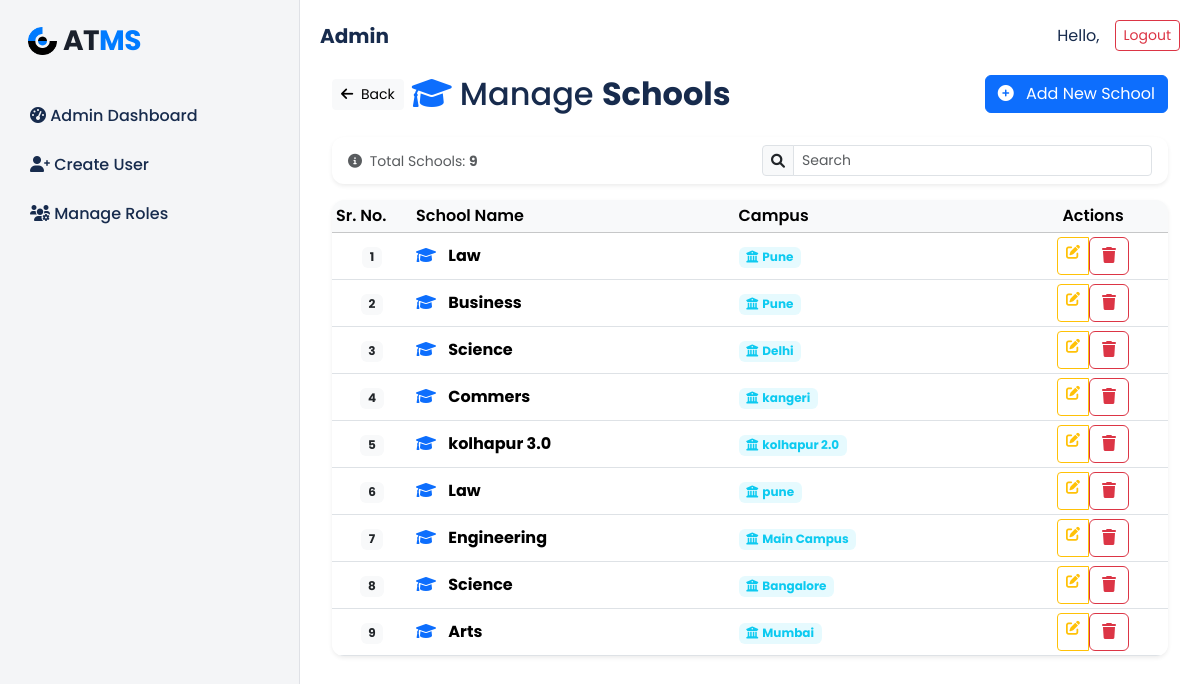
Page /accounts/school/ on the earlier database version.
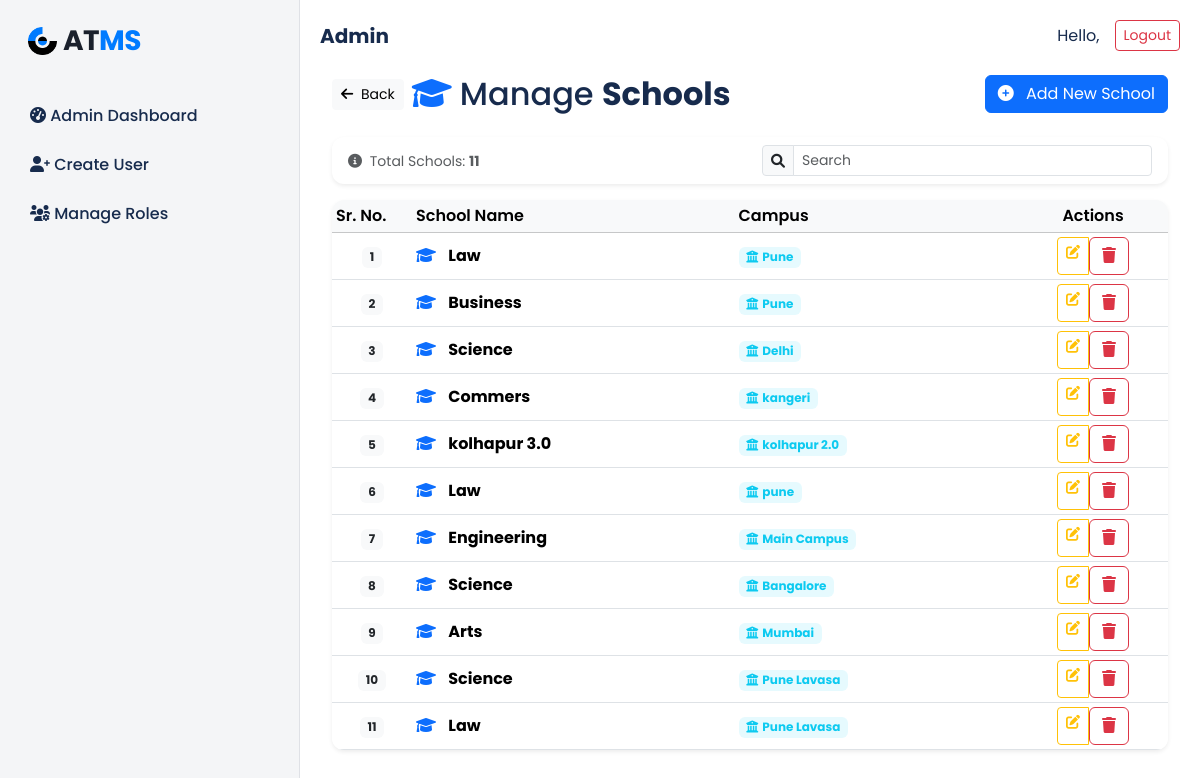
Same page on the later database version.
### accounts/models.py (models this page shows, shortened)
class School(models.Model):
    name = models.CharField(max_length=255)
    campus = models.ForeignKey(Campus, on_delete=models.CASCADE)

class Campus(models.Model):
    name = models.CharField(max_length=255)

### accounts/views.py (the view, shortened to what this page needs)
# urls.py: path('school/', views.school_crud, name='school_crud'),
def school_crud(request):
    schools = School.objects.select_related('campus').all()
    campuses = Campus.objects.all()
    return render(request, 'accounts/school_crud.html', {'schools': schools, 'campuses': campuses})

### accounts/context_processors.py (called while the page is built)
def all_projects(request):
    projects = Project.objects.all()
    return {'projects': projects}

def global_teams_and_students(request):
    teams = Team.objects.all()
    students = User.objects.filter(role='staff')
    return {
        'teams': teams,
        'students': students
    }

### accounts/templates/accounts/school_crud.html (shortened to what the changed rows need)
{% extends 'admin_base.html' %}
{% load static %}
{% block content %}
<div class="container-xl mt-4">
    <div class="row mb-4 align-items-center">
        <div class="col-sm-6 d-flex align-items-center gap-2">
            <h2 class="mb-0"><i class="fa fa-graduation-cap me-2 text-primary"></i>Manage <b>Schools</b></h2>
        </div>
    </div>
    <div class="card shadow-sm border-0 mb-3">
        <div class="card-body py-2">
            <div class="row align-items-center">
                <div class="col-md-6">
                    <small class="text-muted">
                        <i class="fa fa-info-circle me-1"></i>
                        Total Schools: <strong>{{ schools|length }}</strong>
                    </small>
                </div>
            </div>
        </div>
    </div>
    <div class="card shadow-sm border-0">
        <div class="card-body p-0">
            <div class="table-responsive">
                <table id="schoolDataTable" class="table table-hover table-sm align-middle mb-0">
                    <thead class="table-light">
                        <tr>
                            <th class="fw-semibold" style="width: 80px;">Sr. No.</th>
                            <th class="fw-semibold">School Name</th>
                            <th class="fw-semibold">Campus</th>
                            <th class="fw-semibold text-center" style="width: 150px;">Actions</th>
                        </tr>
                    </thead>
                    <tbody id="schoolTable">
                        {% for school in schools %}
                        <tr>
                            <td class="text-center">
                                <span class="badge bg-light text-dark">{{ forloop.counter }}</span>
                            </td>
                            <td>
                                <i class="fa fa-graduation-cap text-primary me-2"></i>
                                <strong>{{ school.name }}</strong>
                            </td>
                            <td>
                                <span class="badge bg-info bg-opacity-10 text-info">
                                    <i class="fa fa-university me-1"></i>{{ school.campus.name }}
                                </span>
                            </td>
                            <td class="text-center">
                                <div class="btn-group btn-group-sm" role="group">
                                    <a href="{% url 'accounts:edit_school' school.id %}" class="btn btn-outline-warning" title="Edit School" data-bs-toggle="tooltip">
                                        <i class="fa fa-edit"></i>
                                    </a>
                                    <form method="POST" action="{% url 'accounts:delete_school' school.id %}" style="display:inline;" onsubmit="return confirm('Are you sure you want to delete this school? This action cannot be undone.');">
                                        <button type="submit" class="btn btn-outline-danger" title="Delete School" data-bs-toggle="tooltip">
                                            <i class="fa fa-trash"></i>
                                        </button>
                                    </form>
                                </div>
                            </td>
                        </tr>
                        {% endfor %}
                    </tbody>
                </table>
            </div>
        </div>
    </div>
</div>
<link href="https://cdn.datatables.net/1.13.6/css/dataTables.bootstrap5.min.css" rel="stylesheet">
{% endblock %}

Differences in the rows shown:
added School: name "Science", campus.name "Pune Lavasa"
added School: name "Law", campus.name "Pune Lavasa"
Other differences:
{{ schools|length }}: "9" → "11"
